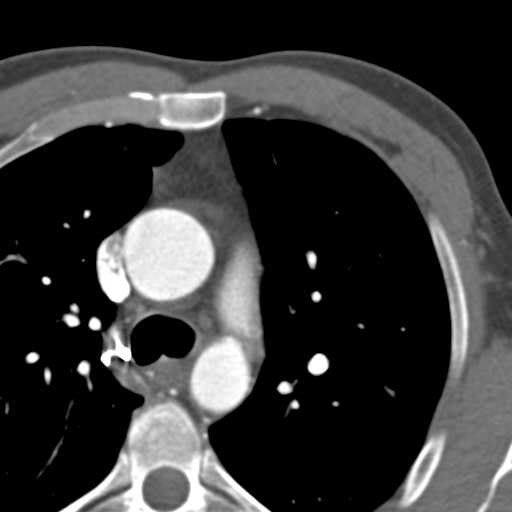
%> input picture flow method/CT0010.jpg, 512 x 512 px
$ octave aa.m   (GNU Octave 9; MATLAB toolbox functions it lacks are replaced by stand-ins)
%> lines starting %> are read from the running program, lines starting %| are printed output that depends on the picture
%f1 and f2 are  two consecutive frames of a video sequence
clc;
clear;
close all


f1=imread('CT0010.jpg');
%> f1 is the input picture: size 512x512x3 uint8; min 0, max 255, mean 56
f40=imread('CT0011.jpg');
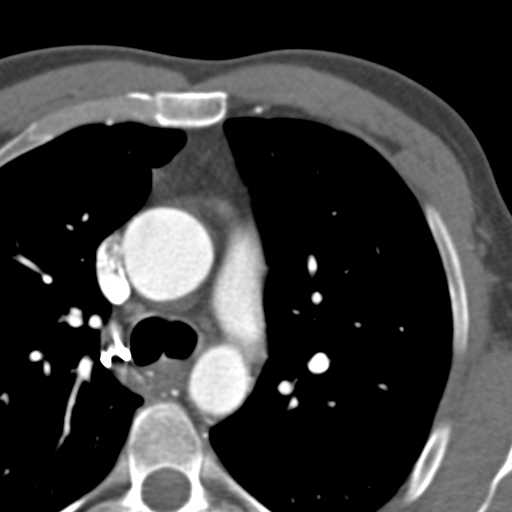
%> input picture flow method/CT0011.jpg, 512 x 512 px
%> f40 is the input picture: size 512x512x3 uint8; min 0, max 255, mean 56.7

figure;
imshow(f1)
figure
imshow(f40)


fr_f1=rgb2gray(f1);
fr_f40=rgb2gray(f40);
Xn=double(fr_f1);
Xnp1=double(fr_f40);

%get image size and adjust for border  获取图像对边界进行调整
[h,w]=size(fr_f1);
%> h = 512; w = 512
hm5=h-5; wm5=w-5;
%> after `hm5=h-5`: hm5 = 507
%> after `wm5=w-5`: wm5 = 507
z=zeros(h,w); v1=z; v2=z;

%initialize        初始化
dsx2=v1; dsx1=v1; dst=v1;
alpha2=625;
imax=20;

%Calculate gradients  计算梯度
dst(5:hm5,5:wm5) = ( Xnp1(6:hm5+1,6:wm5+1)-Xn(6:hm5+1,6:wm5+1) + Xnp1(6:hm5+1,5:wm5)-Xn(6:hm5+1,5:wm5)+ Xnp1(5:hm5,6:wm5+1)-Xn(5:hm5,6:wm5+1) +Xnp1(5:hm5,5:wm5)-Xn(5:hm5,5:wm5))/4;
dsx2(5:hm5,5:wm5) = ( Xnp1(6:hm5+1,6:wm5+1)-Xnp1(5:hm5,6:wm5+1) + Xnp1(6:hm5+1,5:wm5)-Xnp1(5:hm5,5:wm5)+ Xn(6:hm5+1,6:wm5+1)-Xn(5:hm5,6:wm5+1) +Xn(6:hm5+1,5:wm5)-Xn(5:hm5,5:wm5))/4;
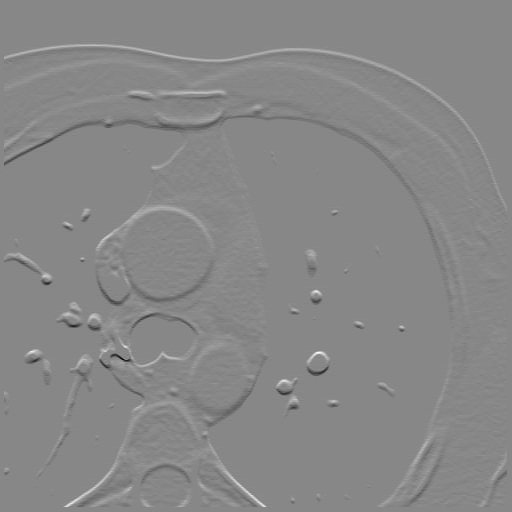
%> dsx2: size 512x512 double; min -133.8, max 117.8, mean 0.2; drawn with min black and max white
dsx1(5:hm5,5:wm5) = ( Xnp1(6:hm5+1,6:wm5+1)-Xnp1(6:hm5+1,5:wm5) + Xnp1(5:hm5,6:wm5+1)-Xnp1(5:hm5,5:wm5)+ Xn(6:hm5+1,6:wm5+1)-Xn(6:hm5+1,5:wm5) +Xn(5:hm5,6:wm5+1)-Xn(5:hm5,5:wm5))/4;
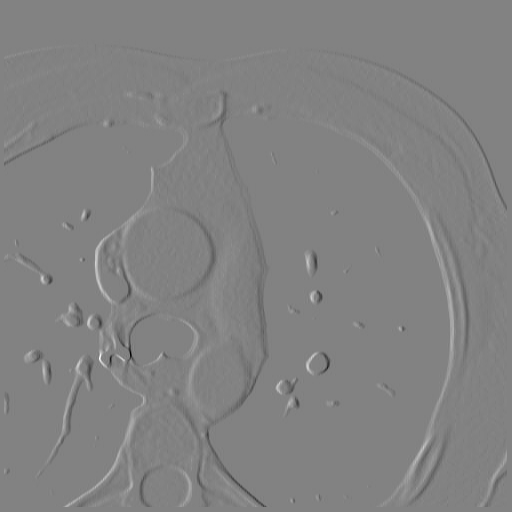
%> dsx1: size 512x512 double; min -161, max 154.8, mean 0.1; drawn with min black and max white


for i=1:imax
   delta=(dsx1.*v1+dsx2.*v2+dst)./(alpha2+dsx1.^2+dsx2.^2);
   v1=v1-dsx1.*delta;
   v2=v2-dsx2.*delta;
end;
%> this loop made 20 passes
%> pass 1, `v1=v1-dsx1.*delta;`:
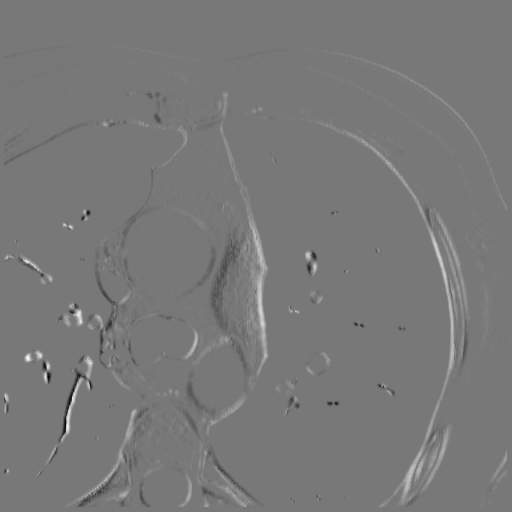
%> v1: size 512x512 double; min -3.72, max 4.17, mean 0.0212; drawn with min black and max white
%> pass 1, `v2=v2-dsx2.*delta;`:
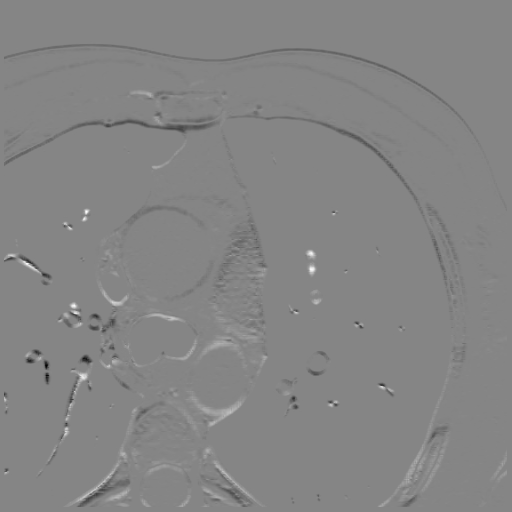
%> v2: size 512x512 double; min -4.37, max 3.98, mean -0.0135; drawn with min black and max white
%> pass 2, `delta=(dsx1.*v1+dsx2.*v2+dst)./(alpha2+dsx1.^2+dsx2.^2);`:
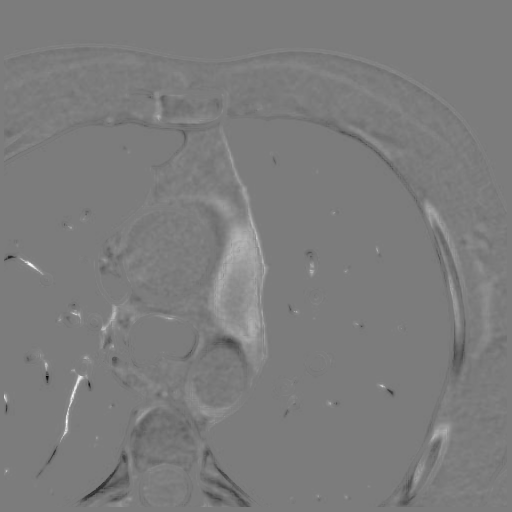
%> delta: size 512x512 double; min -0.305, max 0.321, mean 0.00113; drawn with min black and max white
u=z; u(5:hm5,5:wm5)=v1(5:hm5,5:wm5);
v=z; v(5:hm5,5:wm5)=v2(5:hm5,5:wm5);

xskip=round(h/32);
%> xskip = 16
[hs,ws]=size(u(1:xskip:h,1:xskip:w))
%> hs = 32; ws = 32
us=zeros(hs,ws); vs=us;
%> after `us=zeros(hs,ws)`: us: size 32x32 double; every value is 0

N=xskip^2;
%> N = 256
for i=1:hs-1
  for j=1:ws-1
     hk=i*xskip-xskip+1;
     hl=i*xskip;
     wk=j*xskip-xskip+1;
     wl=j*xskip;
     us(i,j)=sum(sum(u(hk:hl,wk:wl)))/N;
     vs(i,j)=sum(sum(v(hk:hl,wk:wl)))/N;
   end;
end;
%> this loop made 31 passes

figure(3);
quiver(us,vs);

axis ij;
axis tight;
axis equal;
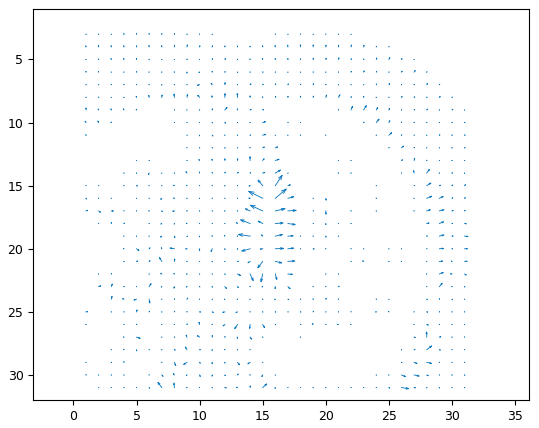
%> figure redrawn from the program's plot data; highest point at x = 1, y = 32

%　光流法检测运动物体的基本原理是：给图像中的每一个像素点赋予一个速度矢量，这就形成了一个图像运动场，
%  在运动的一个特定时刻，图像上的点与三维物体上的点一一对应，这种对应关系可由投影关系得到，根据各个像素点的速度矢量特征，
%  可以对图像进行动态分析。如果图像中没有运动物体，则光流矢量在整个图像区域是连续变化的。
%  当图像中有运动物体时，目标和图像背景存在相对运动，运动物体所形成的速度矢量必然和邻域背景速度矢量不同，从而检测出运动物体及位置。
%  采用光流法进行运动物体检测的问题主要在于大多数光流法计算耗时，实时性和实用性都较差。
%  但是光流法的优点在于光流不仅携带了运动物体的运动信息，而且还携带了有关景物三维结构的丰富信息，它能够在不知道场景的任何信息的情况下，检测出运动对象。
